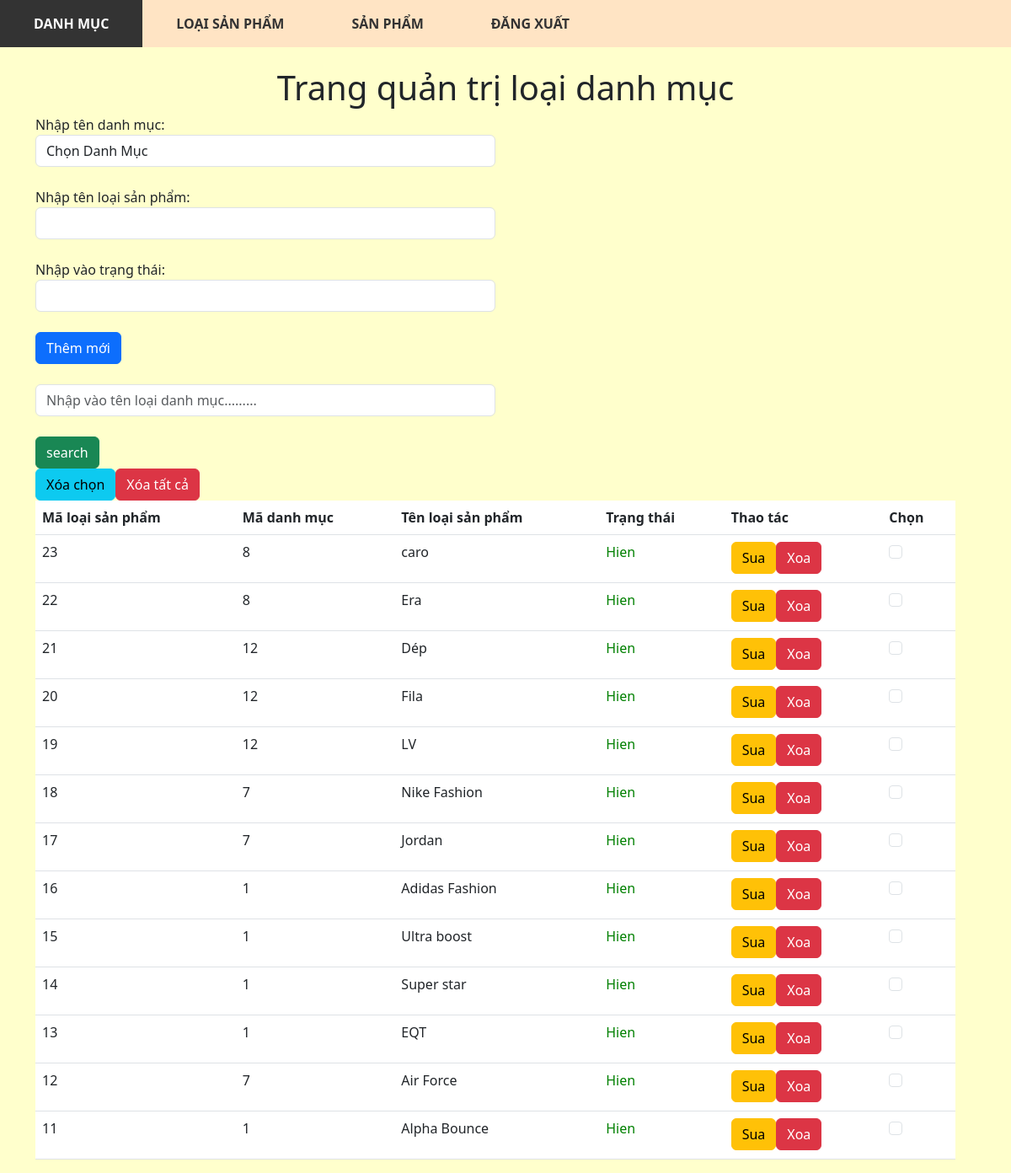
The app's page /admin1/brand.php (signed in) with its own data.
### tables this page shows
CREATE TABLE `tbl_brand` (
  `brand_id` int(11) NOT NULL,
  `cate_id` int(11) NOT NULL,
  `brand_name` varchar(255) NOT NULL,
  `status` int(11) NOT NULL
);

### admin1/brand.php (the view, shortened to what this page needs)
<?php
    require("config.php");
?>
<?php
include 'headerqt.php';
?>
        <div class="bot">
            <h1>Trang quản trị loại danh mục</h1>
            <div class="row">
                <div class="col-6">
                    <form action="brand.php" method="post">
                        Nhập tên danh mục:
                        <select class="form-control" name="cate_id" id="">
                            <option value="#">Chọn Danh Mục</option>
                        </select>
                        <br>
                        Nhập tên loại sản phẩm:
                        <input class="form-control" type="text" name="txt_brand_name" id="">
                        <br>
                        Nhập vào trạng thái:
                        <input class="form-control" type="text" name="txt_status" id="">
                        <br>
                        <input class="btn btn-primary" type="submit" value="Thêm mới" name="insert">
                        <br>
                        <br>
                        <input placeholder="Nhập vào tên loại danh mục........." class="form-control" type="text" name="txt_search">
                        <br>
                        <input class="btn btn-success" type="submit" value="search" name="search">
                    </form>
                </div>
            <div class="row">
                <div class="col-12">
                    <table class="table table-stripped">
                        <tr>
                            <th>Mã loại sản phẩm</th>
                            <th>Mã danh mục</th>
                            <th>Tên loại sản phẩm</th>
                            <th>Trạng thái</th>
                            <th>Thao tác</th>
                            <th>Chọn</th>
                        </tr>
                        <form action="brand.php" method="post">
                            <input type="submit" value="Xóa chọn" name="delete_check" class="btn btn-info">
                            <input type="submit" value="Xóa tất cả" name="delete-all" class="btn btn-danger">
                        <?php
                            $sql = "";
                            if(isset($_POST["search"]))
                            {
                                $sql = "select * from tbl_brand where brand_name like '%".$_POST["txt_search"]."%'";
                            }
                            else
                                $sql = "select * from tbl_brand order by brand_id DESC";
                            $result = mysqli_query($conn, $sql);
                            if (mysqli_num_rows($result) > 0) {
                            while($row = mysqli_fetch_assoc($result))
                            {
                                $s = "";
                                if($row["status"]==0){
                                    $s = "<p style='color: red'>An</p>";
                                }
                                else{
                                    $s = "<p style='color: green'>Hien</p>";
                                }
                                echo "<tr>";
                                echo "<td>".$row["brand_id"]."</td>";
                                echo "<td>".$row["cate_id"]."</td>";
                                echo "<td>".$row["brand_name"]."</td>";
                                echo "<td>".$s."</td>";
                                echo "<td>";
                                    echo "<a class='btn btn-warning' href='update_brand.php?task=update&id=".$row["brand_id"]."'>Sua</a>";
                                    echo "<a class='btn btn-danger' href='brand.php?task=delete&id=".$row["brand_id"]."'>Xoa</a>";
                                echo "</td>";
                                echo "<td>";
                                    echo "<input type='checkbox' name='brand[]' value='".$row["brand_id"]."' class='form-check-input'>";
                                echo "</td>";
                                echo "</tr>";
                            }
                            }
                            else {
                                echo "0 results";
                            }
                        ?>
                        </form>
                    </table>
                </div>
            </div>
        </div>
    </div>
</body>
</html>

### admin1/style.css (style rules this page uses)
body { background-color: #ffffcc; }
h1 { text-align: center; padding-top: 80px; }

### records on screen
tbl_brand: brand_id "23", cate "8", brand_name "caro", status "Hien"
tbl_brand: brand_id "22", cate "8", brand_name "Era", status "Hien"
tbl_brand: brand_id "21", cate "12", brand_name "Dép", status "Hien"
tbl_brand: brand_id "20", cate "12", brand_name "Fila", status "Hien"
tbl_brand: brand_id "19", cate "12", brand_name "LV", status "Hien"
tbl_brand: brand_id "18", cate "7", brand_name "Nike Fashion", status "Hien"
tbl_brand: brand_id "17", cate "7", brand_name "Jordan", status "Hien"
tbl_brand: brand_id "16", cate "1", brand_name "Adidas Fashion", status "Hien"
tbl_brand: brand_id "15", cate "1", brand_name "Ultra boost", status "Hien"
tbl_brand: brand_id "14", cate "1", brand_name "Super star", status "Hien"
tbl_brand: brand_id "13", cate "1", brand_name "EQT", status "Hien"
tbl_brand: brand_id "12", cate "7", brand_name "Air Force", status "Hien"
tbl_brand: brand_id "11", cate "1", brand_name "Alpha Bounce", status "Hien"
